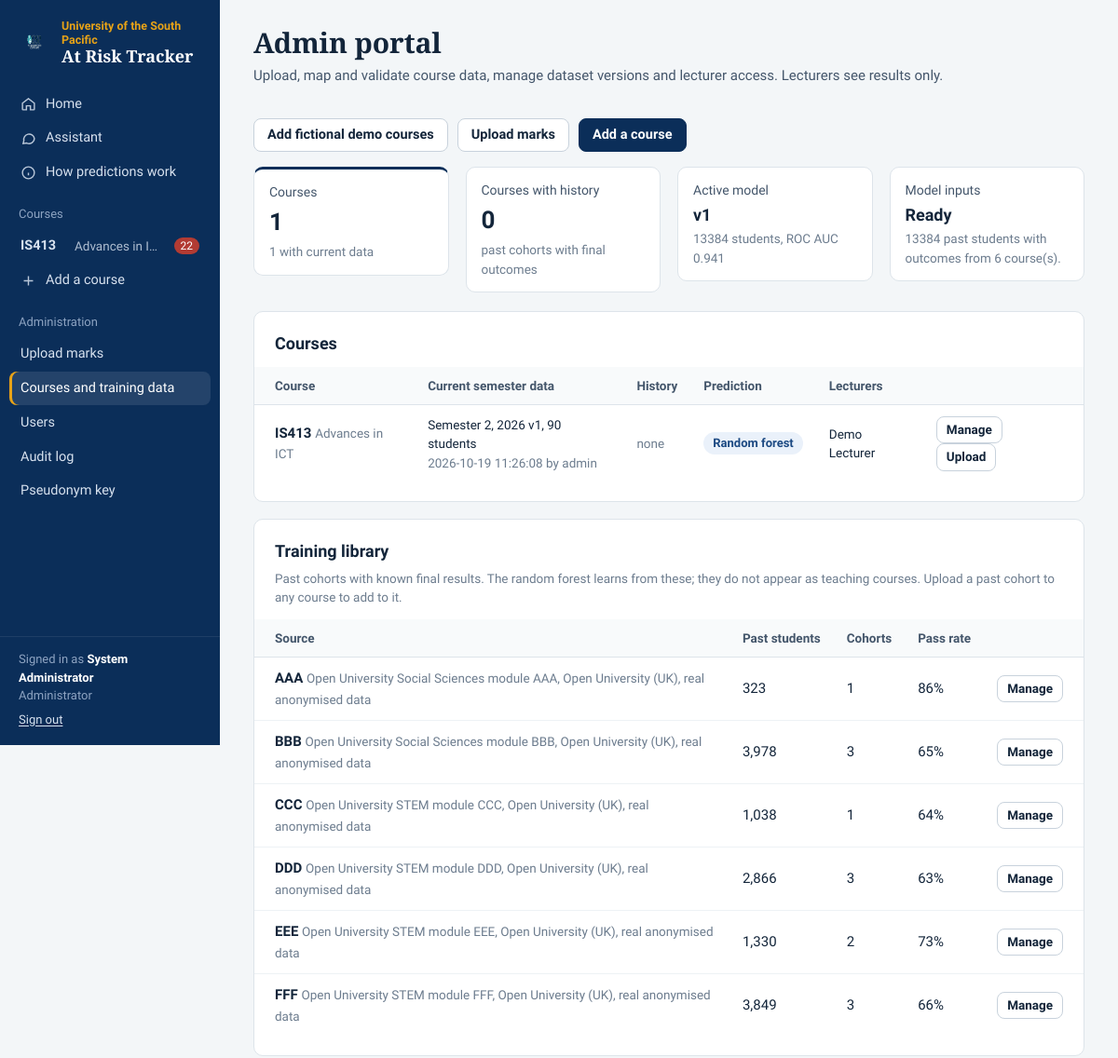
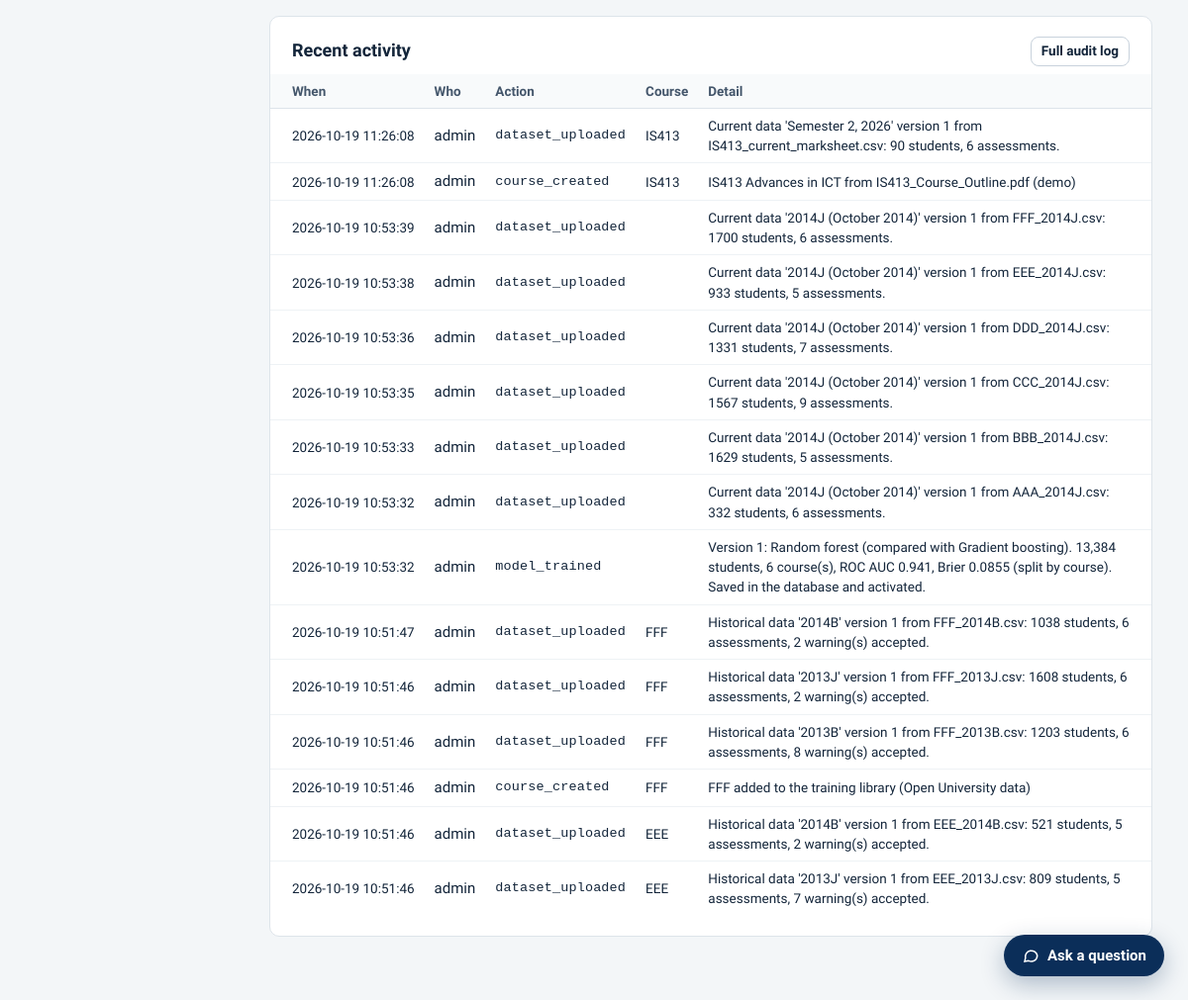
The page /admin (signed in) on the database its author committed (2 pictures, top to bottom).
### tables this page shows
CREATE TABLE courses (
        id INTEGER PRIMARY KEY AUTOINCREMENT,
        code TEXT NOT NULL,
        name TEXT NOT NULL,
        semester TEXT,
        campus TEXT,
        risk_threshold REAL DEFAULT 0.40,
        borderline_threshold REAL DEFAULT 0.20,
        created_at TEXT
    , is_training INTEGER DEFAULT 0, outline_json TEXT);

CREATE TABLE users (
        id INTEGER PRIMARY KEY AUTOINCREMENT,
        username TEXT UNIQUE NOT NULL,
        full_name TEXT,
        password_hash TEXT NOT NULL,
        role TEXT NOT NULL DEFAULT 'lecturer'
    );

CREATE TABLE model_versions (
        id INTEGER PRIMARY KEY AUTOINCREMENT,
        created_at TEXT,
        created_by TEXT,
        trigger TEXT,
        status TEXT,                     -- training, ready, failed
        error TEXT,
        algorithm TEXT,
        n_students INTEGER,
        n_rows INTEGER,
        n_courses INTEGER,
        n_cohorts INTEGER,
        metrics_json TEXT,
        summary_json TEXT,
        model_path TEXT,
        is_active INTEGER DEFAULT 0
    , model_blob BLOB, blob_bytes INTEGER);

CREATE TABLE datasets (
        id INTEGER PRIMARY KEY AUTOINCREMENT,
        course_id INTEGER NOT NULL REFERENCES courses(id) ON DELETE CASCADE,
        kind TEXT NOT NULL,              -- 'current' or 'historical'
        label TEXT NOT NULL,             -- semester / cohort label (the slot)
        version INTEGER NOT NULL,
        filename TEXT,
        uploaded_by TEXT,
        uploaded_at TEXT,
        is_active INTEGER DEFAULT 0,
        n_rows INTEGER,
        n_with_outcome INTEGER,
        structure_json TEXT,             -- assessments: name, weight, atype, max_mark, due_date, reported_class_avg
        mapping_json TEXT,               -- how file columns were mapped
        validation_json TEXT             -- warnings accepted at upload
    );

CREATE TABLE audit_log (
        id INTEGER PRIMARY KEY AUTOINCREMENT,
        at TEXT,
        username TEXT,
        action TEXT,
        course_id INTEGER,
        dataset_id INTEGER,
        model_id INTEGER,
        detail TEXT
    );

### app.py (the view)
@app.route("/admin")
@admin_required
def admin_home():
    rows = []
    version = db.get_active_model()
    trained_courses = set((version or {}).get("summary", {}).get("courses", []))
    datasets = db.list_datasets()
    for c in db.list_courses(training=False):
        current = next((d for d in datasets if d["course_id"] == c["id"] and d["kind"] == "current" and d["is_active"]), None)
        hist = db.course_history_stats(c["code"])
        rows.append({"course": c, "current": current, "history": hist, "lecturers": db.get_lecturers(c["id"]),
                     "in_model": c["code"] in trained_courses})
    ok, readiness = ml_engine.readiness()
    library = [{"course": c, "history": db.course_history_stats(c["code"])} for c in db.list_courses(training=True)]
    return render_template("admin/home.html", rows=rows, library=library, version=version, audit=db.list_audit(15),
                           readiness=readiness, ready=ok, training=db.model_training_in_progress())

### analytics.py (called while the page is built, shortened)
def cached_summary(course_id):
    key = f"f{SUMMARY_FORMAT}|" + db.course_cache_key(course_id)
    hit = _summaries.get(course_id)
    if hit and hit[0] == key:
        return hit[1]

### app.py (called while the page is built)
def login_required(view):
    @wraps(view)
    def wrapper(*args, **kwargs):
        if not g.user:
            return redirect(url_for("login", next=request.path))
        return view(*args, **kwargs)
    return wrapper

def admin_required(view):
    @wraps(view)
    @login_required
    def wrapper(*args, **kwargs):
        if g.user["role"] != "admin":
            abort(403)
        return view(*args, **kwargs)
    return wrapper

@app.before_request
def load_user():
    g.user = db.get_user(session["user_id"]) if session.get("user_id") else None

@app.context_processor
def inject():
    user = g.get("user")
    courses = db.courses_for_user(user) if user else []
    counts = {}
    for c in courses:
        try:
            counts[c["id"]] = analytics.cached_summary(c["id"])["counts"]["At Risk"]
        except Exception:
            counts[c["id"]] = 0
    is_admin = bool(user and user["role"] == "admin")
    return {"all_courses": courses, "nav_counts": counts, "GRADES": config.GRADES, "TYPES": config.TYPES,
            "is_admin": is_admin, "hosted_notice": config.IS_VERCEL and is_admin}

### database.py (called while the page is built)
def conn():
    c = sqlite3.connect(DB_PATH, timeout=30)
    c.row_factory = sqlite3.Row
    c.execute("PRAGMA foreign_keys = ON")
    return c

def _rows(sql, args=()):
    c = conn()
    rows = c.execute(sql, args).fetchall()
    c.close()
    return [dict(r) for r in rows]

def _row(sql, args=()):
    rows = _rows(sql, args)
    return rows[0] if rows else None

def list_audit(limit=200, course_id=None):
    if course_id:
        return _rows("""SELECT a.*, c.code AS course_code FROM audit_log a LEFT JOIN courses c ON c.id=a.course_id
                        WHERE a.course_id=? ORDER BY a.id DESC LIMIT ?""", (course_id, limit))
    return _rows("""SELECT a.*, c.code AS course_code FROM audit_log a LEFT JOIN courses c ON c.id=a.course_id
                    ORDER BY a.id DESC LIMIT ?""", (limit,))

def get_user(user_id):
    return _row("SELECT * FROM users WHERE id=?", (user_id,))

def list_courses(training=None):
    if training is None:
        return _rows("SELECT * FROM courses ORDER BY code, id")
    return _rows("SELECT * FROM courses WHERE COALESCE(is_training, 0)=? ORDER BY code, id", (1 if training else 0,))

### templates/admin/home.html (shortened to what this page needs)
{% extends "base.html" %}
{% block content %}
<div class="page-head">
  <div>
    <h1>Admin portal</h1>
    <p class="sub-title">Upload, map and validate course data, manage dataset versions and lecturer access. Lecturers see results only.</p>
  </div>
  <div class="row">
    {% if not hosted_notice %}<form method="post" action="{{ url_for('admin_demo') }}" onsubmit="return confirm('Add five fictional demo courses? They are made-up data and will also be used to train the model.')"><button class="btn">Add fictional demo courses</button></form>{% endif %}
    <a class="btn" href="{{ url_for('admin_upload') }}">Upload marks</a>
    <a class="btn btn-primary" href="{{ url_for('course_new') }}">Add a course</a>
  </div>
</div>
<div class="grid grid-4 mb">
  <div class="kpi accent"><div class="label">Courses</div><div class="value">{{ rows|length }}</div><div class="note">{{ rows|selectattr('current')|list|length }} with current data</div></div>
  <div class="kpi"><div class="label">Courses with history</div><div class="value">{{ rows|selectattr('history.n')|list|length }}</div><div class="note">past cohorts with final outcomes</div></div>
  <div class="kpi"><div class="label">Active model</div><div class="value" style="font-size:18px">{% if version %}v{{ version.id }}{% else %}none{% endif %}</div>
    <div class="note">{% if training %}a new version is training{% elif version %}{{ version.summary.n_students }} students, ROC AUC {{ version.summary.headline_auc }}{% else %}{{ readiness }}{% endif %}</div></div>
  <div class="kpi"><div class="label">Model inputs</div><div class="value" style="font-size:18px">{{ 'Ready' if ready else 'Not enough' }}</div><div class="note">{{ readiness }}</div></div>
</div>
<div class="card">
  <h2>Courses</h2>
  <div class="table-wrap">
  <table>
    <thead><tr><th>Course</th><th>Current semester data</th><th>History</th><th>Prediction</th><th>Lecturers</th><th></th></tr></thead>
    <tbody>
    {% for r in rows %}
      <tr>
        <td><b>{{ r.course.code }}</b> <span class="small muted">{{ r.course.name }}</span></td>
        <td class="small">{% if r.current %}{{ r.current.label }} v{{ r.current.version }}, {{ r.current.n_rows }} students<br><span class="muted">{{ r.current.uploaded_at }} by {{ r.current.uploaded_by }}</span>{% else %}<span class="muted">none</span>{% endif %}</td>
        <td class="small">{% if r.history.n %}{{ r.history.n }} students, {{ r.history.cohorts }} cohort(s), pass rate {{ '%.0f'|format(r.history.pass_rate * 100) }}%{% else %}<span class="muted">none</span>{% endif %}</td>
        <td>{% if not version %}<span class="badge badge-neutral">Simulated</span>{% elif r.in_model %}<span class="badge badge-info">Random forest, own history</span>{% elif r.history.n %}<span class="badge badge-warning">Retrain to add its history</span>{% else %}<span class="badge badge-info">Random forest</span>{% endif %}</td>
        <td class="small">{% for u in r.lecturers %}{{ u.full_name or u.username }}{{ ', ' if not loop.last }}{% else %}<span style="color:var(--warn-ink)">none assigned</span>{% endfor %}</td>
        <td><a class="btn btn-sm" href="{{ url_for('admin_course', course_id=r.course.id) }}">Manage</a> <a class="btn btn-sm" href="{{ url_for('admin_upload', course_id=r.course.id) }}">Upload</a></td>
      </tr>
    {% else %}
      <tr><td colspan="6" class="muted" style="padding:22px">No courses yet. <a href="{{ url_for('course_new') }}">Add a course</a>, set its thresholds and upload this semester's marks to see who is at risk.</td></tr>
    {% endfor %}
    </tbody>
  </table>
  </div>
</div>
{% if library %}
<div class="card mt">
  <h2>Training library</h2>
  <p class="small muted" style="margin-top:-6px">Past cohorts with known final results. The random forest learns from these; they do not appear as teaching courses. Upload a past cohort to any course to add to it.</p>
  <table>
    <thead><tr><th>Source</th><th class="num">Past students</th><th class="num">Cohorts</th><th class="num">Pass rate</th><th></th></tr></thead>
    <tbody>{% for l in library %}
      <tr><td><b>{{ l.course.code }}</b> <span class="small muted">{{ l.course.name }}{{ ', ' ~ l.course.campus if l.course.campus }}</span></td>
        <td class="num">{{ '{:,}'.format(l.history.n) }}</td><td class="num">{{ l.history.cohorts }}</td>
        <td class="num">{{ '%.0f'|format(l.history.pass_rate * 100) ~ '%' if l.history.pass_rate is not none else '-' }}</td>
        <td><a class="btn btn-sm" href="{{ url_for('admin_course', course_id=l.course.id) }}">Manage</a></td></tr>
    {% endfor %}</tbody>
  </table>
</div>
{% endif %}
<div class="card mt">
  <div class="page-head" style="margin-bottom:8px"><h2 style="margin:0">Recent activity</h2><a class="btn btn-sm" href="{{ url_for('admin_audit') }}">Full audit log</a></div>
  {% include "admin/_audit_table.html" %}
</div>
{% endblock %}

### templates/base.html (shortened to what this page needs)
<!DOCTYPE html>
<html lang="en">
<head>
<link rel="stylesheet" href="{{ url_for('static', filename='style.css') }}?v=3">
</head>
<body>
{% set ep = request.endpoint %}
<div class="shell">
  <aside class="sidebar" id="sidebar">
    <a class="brand" href="{{ url_for('overview') }}">
      <img src="{{ url_for('static', filename='logo.png') }}" alt="">
      <div><div class="usp">University of the South Pacific</div><div class="product">At Risk Tracker</div></div>
    </a>
    <nav class="nav" aria-label="Main">
      <a href="{{ url_for('overview') }}" class="{{ 'active' if ep == 'overview' }}">
        <svg viewBox="0 0 24 24" fill="none" stroke="currentColor" stroke-width="2"><path d="M3 11l9-7 9 7v9a1 1 0 0 1-1 1h-5v-6h-6v6H4a1 1 0 0 1-1-1z"/></svg>Home</a>
      <a href="{{ url_for('assistant_view') }}" class="{{ 'active' if ep == 'assistant_view' }}">
        <svg viewBox="0 0 24 24" fill="none" stroke="currentColor" stroke-width="2"><path d="M21 12a8 8 0 0 1-11.6 7.1L4 20l1.1-4.6A8 8 0 1 1 21 12z"/></svg>Assistant</a>
      <a href="{{ url_for('model_view') }}" class="{{ 'active' if ep == 'model_view' }}">
        <svg viewBox="0 0 24 24" fill="none" stroke="currentColor" stroke-width="2"><circle cx="12" cy="12" r="9"/><path d="M12 16v-4M12 8h.01"/></svg>How predictions work</a>
      <div class="nav-section">{{ 'Courses' if is_admin else 'My courses' }}</div>
      {% for c in all_courses %}
        {% set here = course is defined and course and course.id == c.id %}
        <a href="{{ url_for('course_dashboard', course_id=c.id) }}" class="{{ 'active' if here and ep in ('course_dashboard', 'student_view') }}" title="{{ c.name }}">
          <span class="code">{{ c.code }}</span><span style="opacity:.8;font-size:13.5px;white-space:nowrap;overflow:hidden;text-overflow:ellipsis">{{ c.name }}</span>
          {% if nav_counts.get(c.id) %}<span class="count" title="Students at risk">{{ nav_counts[c.id] }}</span>{% endif %}</a>
      {% else %}
        <div class="small" style="padding:6px 20px;opacity:.7">No courses yet.</div>
      {% endfor %}
      <a href="{{ url_for('course_new') }}" class="{{ 'active' if ep == 'course_new' }}">
        <svg viewBox="0 0 24 24" fill="none" stroke="currentColor" stroke-width="2"><path d="M12 5v14M5 12h14"/></svg>Add a course</a>
      {% if is_admin %}
      <div class="nav-section">Administration</div>
      <a href="{{ url_for('admin_upload') }}" class="{{ 'active' if ep in ('admin_upload', 'admin_mapping') }}">Upload marks</a>
      <a href="{{ url_for('admin_home') }}" class="{{ 'active' if ep == 'admin_home' }}">Courses and training data</a>
      <a href="{{ url_for('users') }}" class="{{ 'active' if ep == 'users' }}">Users</a>
      <a href="{{ url_for('admin_audit') }}" class="{{ 'active' if ep == 'admin_audit' }}">Audit log</a>
      <a href="{{ url_for('admin_reidentify') }}" class="{{ 'active' if ep == 'admin_reidentify' }}">Pseudonym key</a>
      {% endif %}
    </nav>
    <div class="sidebar-footer">
      Signed in as <b>{{ g.user.full_name or g.user.username }}</b><br>
      {{ 'Administrator' if is_admin else 'Lecturer' }}<br>
      <span class="row" style="gap:14px;margin-top:6px">{% if not is_admin %}<a href="{{ url_for('users') }}">Change password</a>{% endif %}<a href="{{ url_for('logout') }}">Sign out</a></span>
    </div>
  </aside>
  <div class="main">
    <main class="content" id="content">
      {% block content %}{% endblock %}
    </main>
  </div>
</div>
{% if ep != 'assistant_view' and all_courses %}
<button class="fab no-print" type="button" id="fab" aria-expanded="false" aria-controls="drawer">
  <svg viewBox="0 0 24 24" fill="none" stroke="currentColor" stroke-width="2"><path d="M21 12a8 8 0 0 1-11.6 7.1L4 20l1.1-4.6A8 8 0 1 1 21 12z"/></svg><span>Ask a question</span></button>
{% endif %}
</body>
</html>

### templates/admin/_audit_table.html
<table class="compact">
  <thead><tr><th>When</th><th>Who</th><th>Action</th><th>Course</th><th>Detail</th></tr></thead>
  <tbody>
  {% for a in audit %}
    <tr><td class="small" style="white-space:nowrap">{{ a.at }}</td><td>{{ a.username }}</td><td class="small mono">{{ a.action }}</td>
      <td class="small">{{ a.course_code or '' }}</td><td class="small" style="max-width:520px">{{ a.detail.split('\n')[0] if a.detail }}</td></tr>
  {% else %}<tr><td colspan="5" class="muted">Nothing recorded yet.</td></tr>{% endfor %}
  </tbody>
</table>

### rows shown on the page
courses: code "IS413", name "Advances in ICT", nav_counts "22", course.code "IS413", course.name "Advances in ICT"
users: user "System Administrator"
model_versions: id "1", status "Ready"
datasets: current.label "Semester 2, 2026", current.version "1", current.n_rows "90", current.uploaded_at "2026-10-19 11:26:08", current.uploaded_by "admin"
users: full_name "Demo Lecturer"
courses: course.code "AAA", course.name "Open University Social Sciences module AAA", campus ", Open University (UK), real anonymised data"
courses: course.code "BBB", course.name "Open University Social Sciences module BBB", campus ", Open University (UK), real anonymised data"
courses: course.code "CCC", course.name "Open University STEM module CCC", campus ", Open University (UK), real anonymised data"
courses: course.code "DDD", course.name "Open University STEM module DDD", campus ", Open University (UK), real anonymised data"
courses: course.code "EEE", course.name "Open University STEM module EEE", campus ", Open University (UK), real anonymised data"
courses: course.code "FFF", course.name "Open University STEM module FFF", campus ", Open University (UK), real anonymised data"
audit_log: at "2026-10-19 11:26:08", username "admin", action "dataset_uploaded", code "IS413", detail "Current data 'Semester 2, 2026' version 1 from IS413_current_marksheet.csv: 90 students, 6 assessments."
audit_log: at "2026-10-19 11:26:08", username "admin", action "course_created", code "IS413", detail "IS413 Advances in ICT from IS413_Course_Outline.pdf (demo)"
audit_log: at "2026-10-19 10:53:39", username "admin", action "dataset_uploaded", detail "Current data '2014J (October 2014)' version 1 from FFF_2014J.csv: 1700 students, 6 assessments."
audit_log: at "2026-10-19 10:53:38", username "admin", action "dataset_uploaded", detail "Current data '2014J (October 2014)' version 1 from EEE_2014J.csv: 933 students, 5 assessments."
audit_log: at "2026-10-19 10:53:36", username "admin", action "dataset_uploaded", detail "Current data '2014J (October 2014)' version 1 from DDD_2014J.csv: 1331 students, 7 assessments."
audit_log: at "2026-10-19 10:53:35", username "admin", action "dataset_uploaded", detail "Current data '2014J (October 2014)' version 1 from CCC_2014J.csv: 1567 students, 9 assessments."
audit_log: at "2026-10-19 10:53:33", username "admin", action "dataset_uploaded", detail "Current data '2014J (October 2014)' version 1 from BBB_2014J.csv: 1629 students, 5 assessments."
audit_log: at "2026-10-19 10:53:32", username "admin", action "dataset_uploaded", detail "Current data '2014J (October 2014)' version 1 from AAA_2014J.csv: 332 students, 6 assessments."
audit_log: at "2026-10-19 10:53:32", username "admin", action "model_trained", detail "Version 1: Random forest (compared with Gradient boosting). 13,384 students, 6 course(s), ROC AUC 0.941, Brier 0.0855 (split by course). Saved in the database and activated."
audit_log: at "2026-10-19 10:51:47", username "admin", action "dataset_uploaded", code "FFF", detail "Historical data '2014B' version 1 from FFF_2014B.csv: 1038 students, 6 assessments, 2 warning(s) accepted."
audit_log: at "2026-10-19 10:51:46", username "admin", action "dataset_uploaded", code "FFF", detail "Historical data '2013J' version 1 from FFF_2013J.csv: 1608 students, 6 assessments, 2 warning(s) accepted."
audit_log: at "2026-10-19 10:51:46", username "admin", action "dataset_uploaded", code "FFF", detail "Historical data '2013B' version 1 from FFF_2013B.csv: 1203 students, 6 assessments, 8 warning(s) accepted."
audit_log: at "2026-10-19 10:51:46", username "admin", action "course_created", code "FFF", detail "FFF added to the training library (Open University data)"
audit_log: at "2026-10-19 10:51:46", username "admin", action "dataset_uploaded", code "EEE", detail "Historical data '2014B' version 1 from EEE_2014B.csv: 521 students, 5 assessments, 2 warning(s) accepted."
audit_log: at "2026-10-19 10:51:46", username "admin", action "dataset_uploaded", code "EEE", detail "Historical data '2013J' version 1 from EEE_2013J.csv: 809 students, 5 assessments, 7 warning(s) accepted."

### other values the page prints
{{ 'Courses' if is_admin else 'My courses' }} "Courses"
{{ 'Administrator' if is_admin else 'Lecturer' }} "Administrator"
{{ rows|length }} "1"
{{ rows|selectattr('current')|list|length }} "1"
{{ rows|selectattr('history.n')|list|length }} "0"
{{ version.summary.n_students }} "13384"
{{ version.summary.headline_auc }} "0.941"
{{ readiness }} "13384 past students with outcomes from 6 course(s)."
{{ '{:,}'.format(l.history.n) }} "323" "3,978" "1,038" "2,866" "1,330" "3,849"
{{ l.history.cohorts }} "1" "3" "1" "3" "2" "3"
